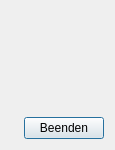
<?xml version="1.0" encoding="UTF-8"?>
<ui version="4.0">
 <class>Lockfile</class>
 <widget class="QDialog" name="Lockfile">
  <property name="windowModality">
   <enum>Qt::ApplicationModal</enum>
  </property>
  <property name="geometry">
   <rect>
    <x>0</x>
    <y>0</y>
    <width>100</width>
    <height>150</height>
   </rect>
  </property>
  <property name="windowTitle">
   <string>Fehler</string>
  </property>
  <property name="windowIcon">
   <iconset>
    <normaloff>icon.ico</normaloff>icon.ico</iconset>
  </property>
  <layout class="QGridLayout" name="gridLayout">
   <item row="1" column="0">
    <widget class="QLabel" name="label_2">
     <property name="text">
      <string/>
     </property>
    </widget>
   </item>
   <item row="0" column="0" colspan="2">
    <widget class="QLabel" name="label">
     <property name="text">
      <string/>
     </property>
    </widget>
   </item>
   <item row="1" column="1">
    <widget class="QPushButton" name="ButtonBeenden">
     <property name="text">
      <string>Beenden</string>
     </property>
    </widget>
   </item>
  </layout>
 </widget>
 <resources/>
 <connections/>
</ui>
